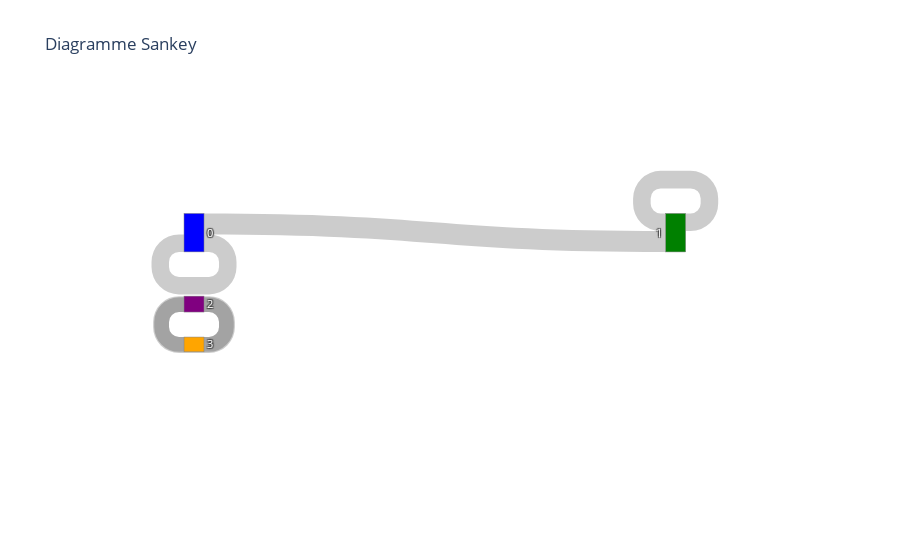

Notebook code for this chart:
### Code cell
# Créer un diagramme Sankey avec les flux agrégés
fig = go.Figure(data=[go.Sankey(
    node=dict(
        pad=25,
        thickness=20,
        line=dict(color='gray', width=0.5),
        label=['0', '1', '2', '3'],
        color=[colorDict[x] for x in ['0', '1', '2', '3']]
    ),
    link=dict(
        source=grouped_df['label_2mois'],
        target=grouped_df['label_365d'],
        value=grouped_df['review_classification']
    ),
    textfont=dict(color='white', size=11)
)])

# Mettre à jour la disposition du diagramme
fig.update_layout(
    title='Diagramme Sankey',
    font=dict(size=12)
)

# Afficher le diagramme
fig.show()

### Figure 1 — Plotly figure (JSON) as saved in the notebook; plotly's stock layout.template omitted (floating-point values rounded to 4 significant figures)
{"data": [{"link": {"source": [0, 0, 1, 2, 3], "target": [0, 1, 1, 2, 3], "value": [2.507, 3, 2.516, 2.281, 2.115]}, "node": {"color": ["blue", "green", "purple", "orange"], "label": ["0", "1", "2", "3"], "line": {"color": "gray", "width": 0.5}, "pad": 25, "thickness": 20}, "textfont": {"color": "white", "size": 11}, "type": "sankey"}], "layout": {"font": {"size": 12}, "title": {"text": "Diagramme Sankey"}}}
